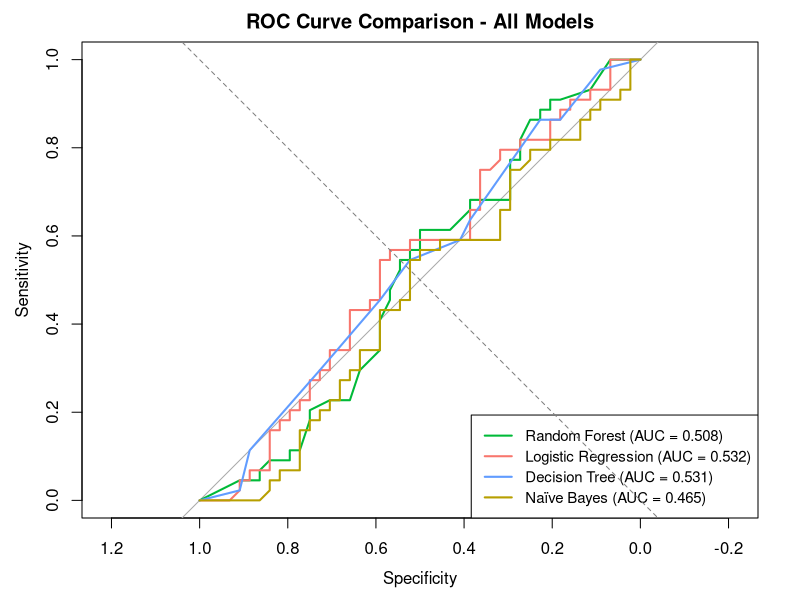
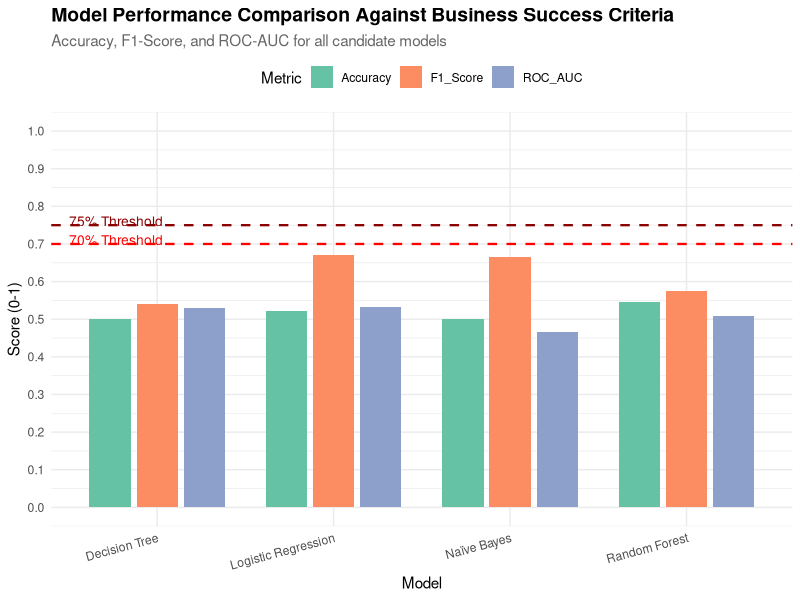

Source code (R) for these figures, in order:
# ============================================================================
# Milestone 4 - Section 1: Model Performance Evaluation
# Author: Petrus Human (577842)
# Description: Computes classification metrics for all four models
# ============================================================================
#install packages
# Install caret (machine learning framework)
install.packages("caret", dependencies = TRUE)

# Install pROC (for ROC and AUC curves)
install.packages("pROC")

# (Optional but recommended: ensure dplyr, ggplot2, gridExtra are up-to-date)
install.packages(c("dplyr", "ggplot2", "gridExtra"))
install.packages("lava", dependencies = TRUE)
# Load required libraries
library(caret)
library(pROC)
library(dplyr)
library(ggplot2)
library(gridExtra)




# Set working directory
setwd("C:/Users/modir/Desktop/HDPSA-BIN381-main")

# Create outputs directory
dir.create("Milestone 4 outputs/assessment", recursive = TRUE, showWarnings = FALSE)

# Read model predictions from Milestone 3
logistic_pred <- read.csv("Model Outputs/logistic_predictions.csv")
tree_pred <- read.csv("Model Outputs/decision_tree_predictions.csv")
rf_pred <- read.csv("Model Outputs/random_forest_predictions.csv")
nb_pred <- read.csv("Model Outputs/naive_bayes_predictions.csv")

# Function to calculate comprehensive metrics
calculate_metrics <- function(predictions, model_name) {
  
  # Convert to factors for confusion matrix
  y_true_factor <- factor(predictions$y_true, levels = c(0, 1))
  y_pred_factor <- factor(predictions$y_pred, levels = c(0, 1))
  
  # Confusion matrix
  cm <- confusionMatrix(y_pred_factor, y_true_factor, positive = "1")
  
  # Extract metrics
  accuracy <- cm$overall['Accuracy']
  precision <- cm$byClass['Pos Pred Value']
  recall <- cm$byClass['Sensitivity']
  f1 <- cm$byClass['F1']
  
  # Calculate ROC-AUC if probabilities available
  roc_auc <- NA
  if (!all(is.na(predictions$y_prob))) {
    roc_obj <- roc(predictions$y_true, predictions$y_prob, quiet = TRUE)
    roc_auc <- auc(roc_obj)
  }
  
  # Return metrics data frame
  data.frame(
    Model = model_name,
    Accuracy = round(accuracy, 4),
    Precision = round(precision, 4),
    Recall = round(recall, 4),
    F1_Score = round(f1, 4),
    ROC_AUC = round(roc_auc, 4),
    Meets_Accuracy_Goal = ifelse(accuracy >= 0.70, "Yes", "No"),
    Meets_AUC_Goal = ifelse(roc_auc > 0.75, "Yes", "No")
  )
}

# Calculate metrics for all models
metrics_list <- list(
  calculate_metrics(logistic_pred, "Logistic Regression"),
  calculate_metrics(tree_pred, "Decision Tree"),
  calculate_metrics(rf_pred, "Random Forest"),
  calculate_metrics(nb_pred, "Naïve Bayes")
)

# Combine into single data frame
all_metrics <- bind_rows(metrics_list)

# Save metrics table
write.csv(all_metrics, "Milestone 4 outputs/assessment/model_performance_summary.csv", 
          row.names = FALSE)

# Print formatted table
print("===== MODEL PERFORMANCE SUMMARY =====")
print(all_metrics)

# Generate ROC curve comparison plot
plot_roc_curves <- function() {
  
  # Create ROC objects for models with probabilities
  roc_logistic <- roc(logistic_pred$y_true, logistic_pred$y_prob, quiet = TRUE)
  roc_tree <- roc(tree_pred$y_true, tree_pred$y_prob, quiet = TRUE)
  roc_rf <- roc(rf_pred$y_true, rf_pred$y_prob, quiet = TRUE)
  roc_nb <- roc(nb_pred$y_true, nb_pred$y_prob, quiet = TRUE)
  
  # Plot
  png("Milestone 4 outputs/assessment/roc_auc_comparison.png", width = 1000, height = 800, res = 120)
  
  plot(roc_rf, col = "#00BA38", lwd = 2, main = "ROC Curve Comparison - All Models")
  plot(roc_logistic, col = "#F8766D", lwd = 2, add = TRUE)
  plot(roc_tree, col = "#619CFF", lwd = 2, add = TRUE)
  plot(roc_nb, col = "#B79F00", lwd = 2, add = TRUE)
  
  legend("bottomright", 
         legend = c(
           sprintf("Random Forest (AUC = %.3f)", auc(roc_rf)),
           sprintf("Logistic Regression (AUC = %.3f)", auc(roc_logistic)),
           sprintf("Decision Tree (AUC = %.3f)", auc(roc_tree)),
           sprintf("Naïve Bayes (AUC = %.3f)", auc(roc_nb))
         ),
         col = c("#00BA38", "#F8766D", "#619CFF", "#B79F00"),
         lwd = 2,
         cex = 0.9)
  
  abline(a = 0, b = 1, lty = 2, col = "gray50")
  
  dev.off()
}

plot_roc_curves()

# Generate performance comparison bar chart
plot_performance_comparison <- function() {
  
  metrics_long <- all_metrics %>%
    select(Model, Accuracy, F1_Score, ROC_AUC) %>%
    tidyr::pivot_longer(cols = -Model, names_to = "Metric", values_to = "Value")
  
  p <- ggplot(metrics_long, aes(x = Model, y = Value, fill = Metric)) +
    geom_bar(stat = "identity", position = position_dodge(width = 0.8), width = 0.7) +
    geom_hline(yintercept = 0.70, linetype = "dashed", color = "red", size = 0.8) +
    geom_hline(yintercept = 0.75, linetype = "dashed", color = "darkred", size = 0.8) +
    annotate("text", x = 0.5, y = 0.71, label = "70% Threshold", hjust = 0, color = "red", size = 3.5) +
    annotate("text", x = 0.5, y = 0.76, label = "75% Threshold", hjust = 0, color = "darkred", size = 3.5) +
    scale_y_continuous(limits = c(0, 1), breaks = seq(0, 1, 0.1)) +
    scale_fill_brewer(palette = "Set2") +
    labs(
      title = "Model Performance Comparison Against Business Success Criteria",
      subtitle = "Accuracy, F1-Score, and ROC-AUC for all candidate models",
      x = "Model",
      y = "Score (0-1)",
      fill = "Metric"
    ) +
    theme_minimal() +
    theme(
      plot.title = element_text(size = 14, face = "bold"),
      plot.subtitle = element_text(size = 11, color = "gray40"),
      axis.text.x = element_text(angle = 15, hjust = 1),
      legend.position = "top"
    )
  
  ggsave("Milestone 4 outputs/assessment/model_performance_comparison.png", 
         plot = p, width = 10, height = 7, dpi = 300)
}

plot_performance_comparison()

cat("\n✓ Evaluation metrics computed and saved successfully.\n")
cat("✓ Visualizations generated in 'Milestone 4 outputs/assessment/'\n")
